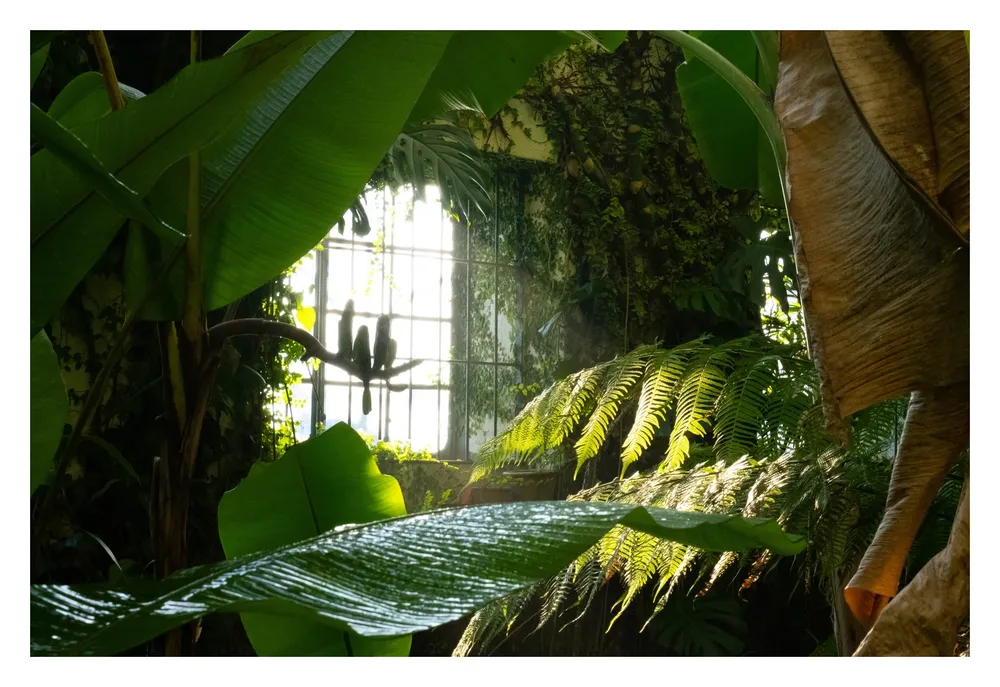
#> input picture images/threedimbox/2022/DSCF4505.webp, 1000 x 687 px, shrunk from 1660 x 1140 before the run, found by its file name
$ python imageUtils.py
#> lines starting #> are read from the running program, lines starting #| are printed output that depends on the picture
from PIL import Image
import sys

def add_white_border(image_path, border_size):
  # Open the image
#> called with image_path = 'public/images/2022/DSCF4505.webp', border_size = 50
  img = Image.open(image_path)
#> img is the input picture: PIL image 1000x687 RGB; mean R, G, B 88.9, 96.7, 67.2

  # Get dimensions
  width, height = img.size
#> width = 1000; height = 687

  # Create new image with border
  new_width = width + (2 * border_size)
#> new_width = 1100
  new_height = height + (2 * border_size)
#> new_height = 787
  bordered = Image.new('RGB', (new_width, new_height), 'white')
#> bordered: PIL image 1100x787 RGB; every value is 255

  # Paste original image in center
  bordered.paste(img, (border_size, border_size))
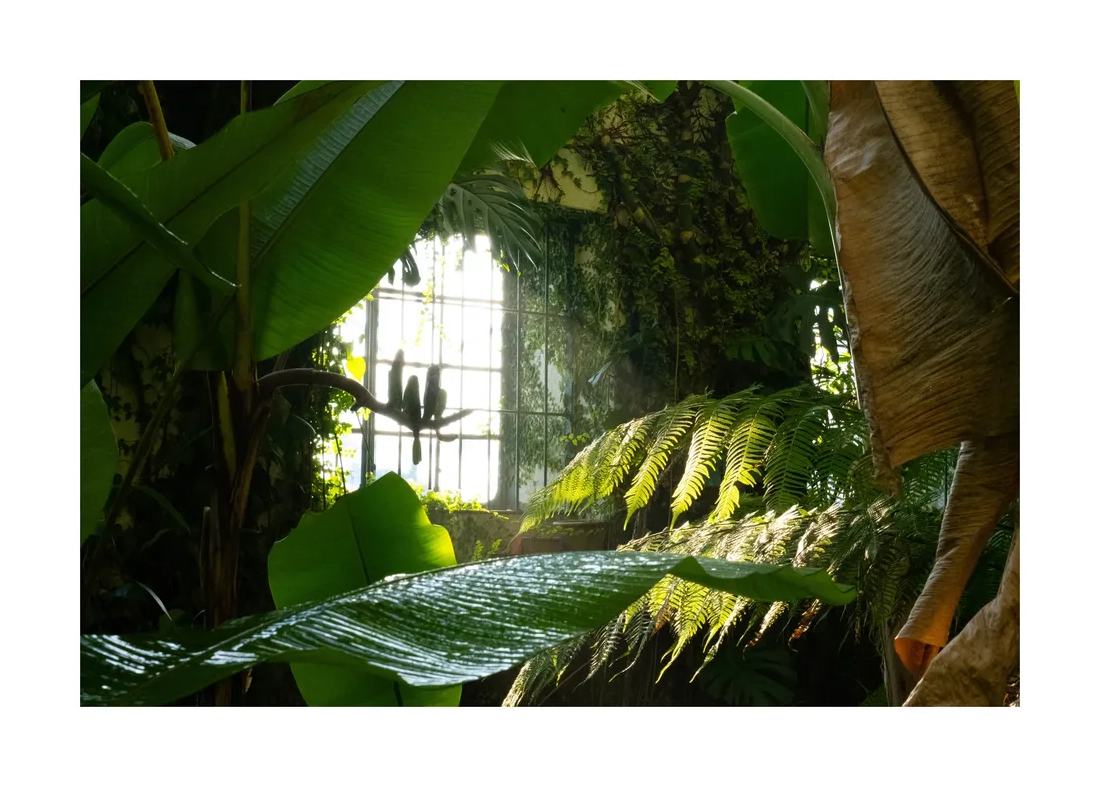
#> bordered: PIL image 1100x787 RGB; mean R, G, B 123.2, 129.4, 106

  # Save with _bordered suffix
  output_path = image_path.rsplit('.', 1)[0] + '_bordered.webp'
  bordered.save(output_path, 'webp')
  print(f"Saved bordered image to {output_path}")

if __name__ == "__main__":
    import os

    print("Current directory:", os.getcwd())
    print("\nVisible folders:")
    for item in os.listdir('.'):
        if os.path.isdir(item):
            print(f"- {item}")
    images = [
      "public/images/2022/DSCF4505.webp",
      "public/images/2022/DSCF4507.webp",
      "public/images/2022/DSCF4509.webp",
      "public/images/2023/DSCF7582.webp",
      "public/images/2023/DSCF7635.webp",
      "public/images/2023/DSCF7602.webp",
      "public/images/2022/DSCF5091.webp",
      "public/images/2023/DSCF8140.webp",
      "public/images/2023/DSCF7683.webp",
      "public/images/2023/DSCF7704.webp",
      "public/images/2023/DSCF7995.webp",
      "public/images/2023/DSCF7867.webp",
      "public/images/2023/DSCF8837.webp",
      "public/images/2023/DSCF8814.webp",
    ]


    for image in images:
      add_white_border(image, 50)
#> pass 2 of the loop `for image in images:`:
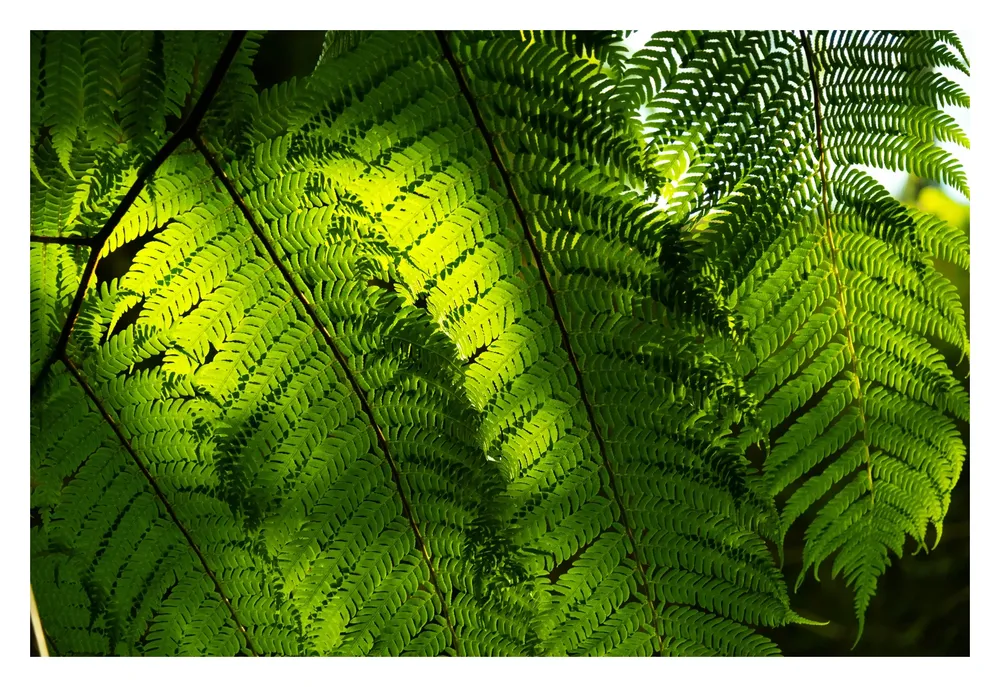
#> input picture images/threedimbox/2022/DSCF4507.webp, 1000 x 687 px, shrunk from 1660 x 1140 before the run, found by its file name
#> in add_white_border, img is the input picture: PIL image 1000x687 RGB; mean R, G, B 94.7, 122.2, 48.7
#> in add_white_border (call 2), `bordered.paste(img, (border_size, border_size))`:
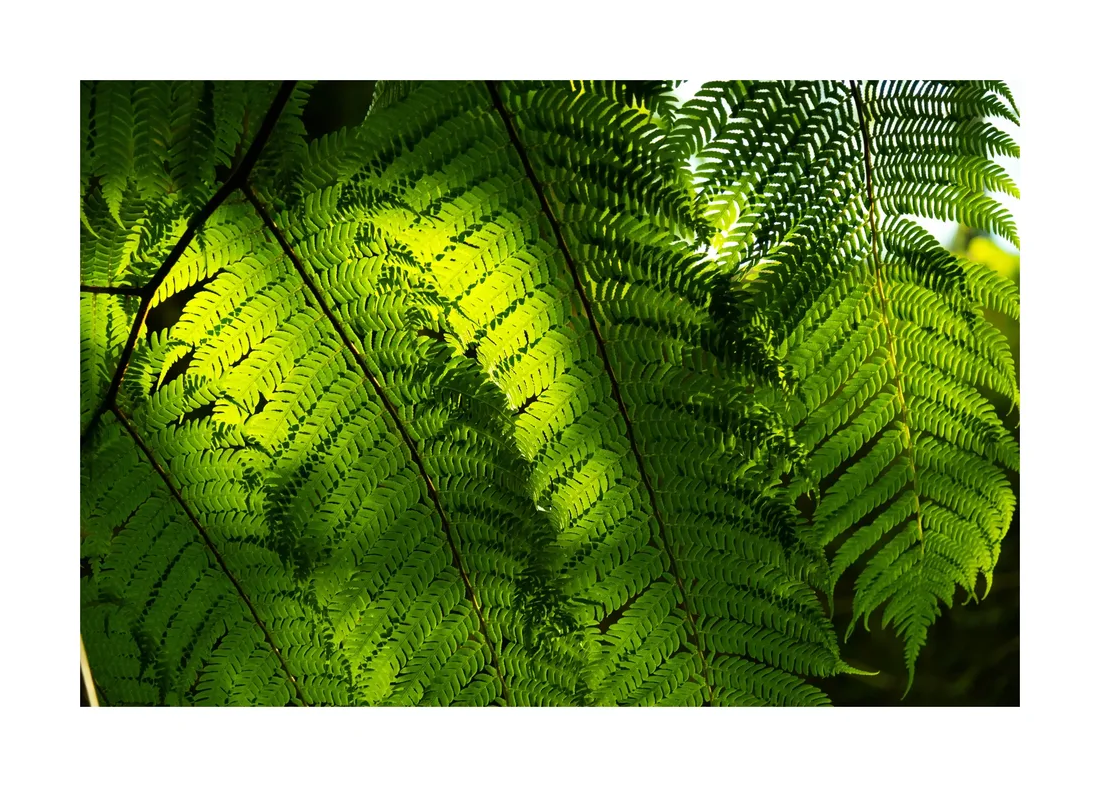
#> bordered: PIL image 1100x787 RGB; mean R, G, B 127.8, 149.6, 91.3
#> pass 3 of the loop `for image in images:`:
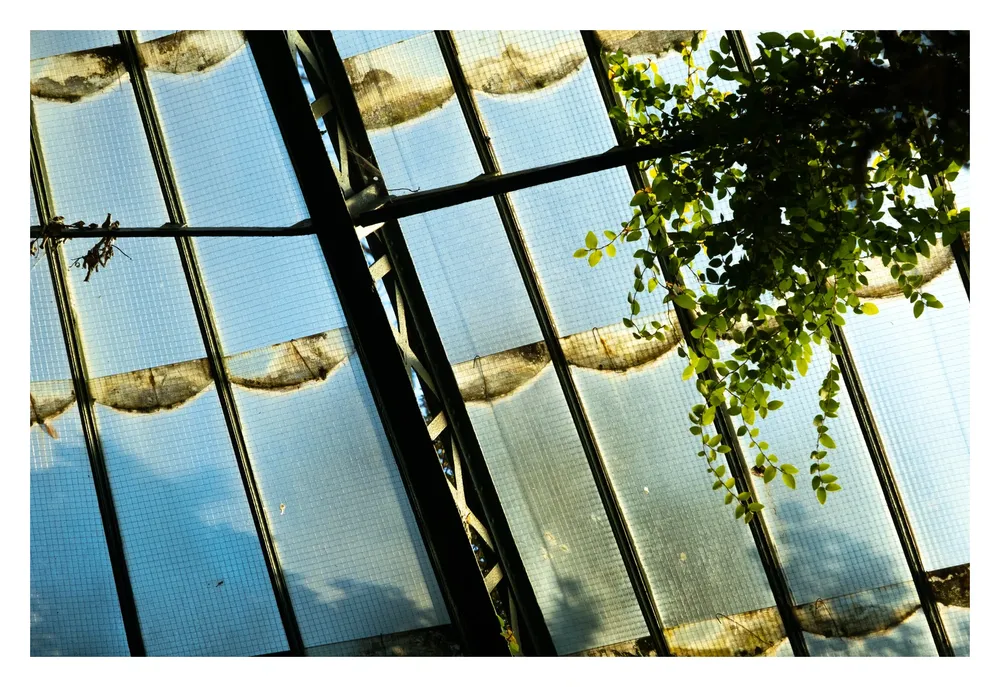
#> input picture images/threedimbox/2022/DSCF4509.webp, 1000 x 687 px, shrunk from 1660 x 1140 before the run, found by its file name
#> in add_white_border, img is the input picture: PIL image 1000x687 RGB; mean R, G, B 135.7, 152.2, 141.4
#> in add_white_border (call 3), `bordered.paste(img, (border_size, border_size))`:
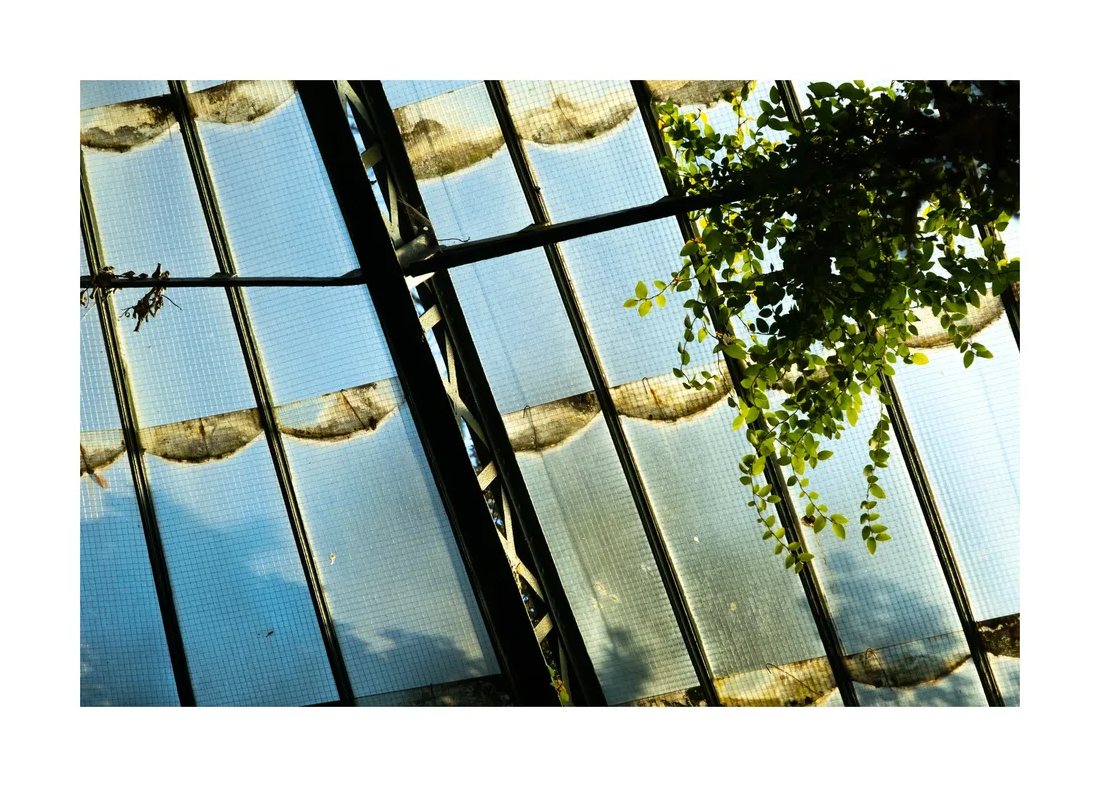
#> bordered: PIL image 1100x787 RGB; mean R, G, B 160.3, 173.4, 164.8
#> (the run stopped early here; a loop or call above may not have finished)
